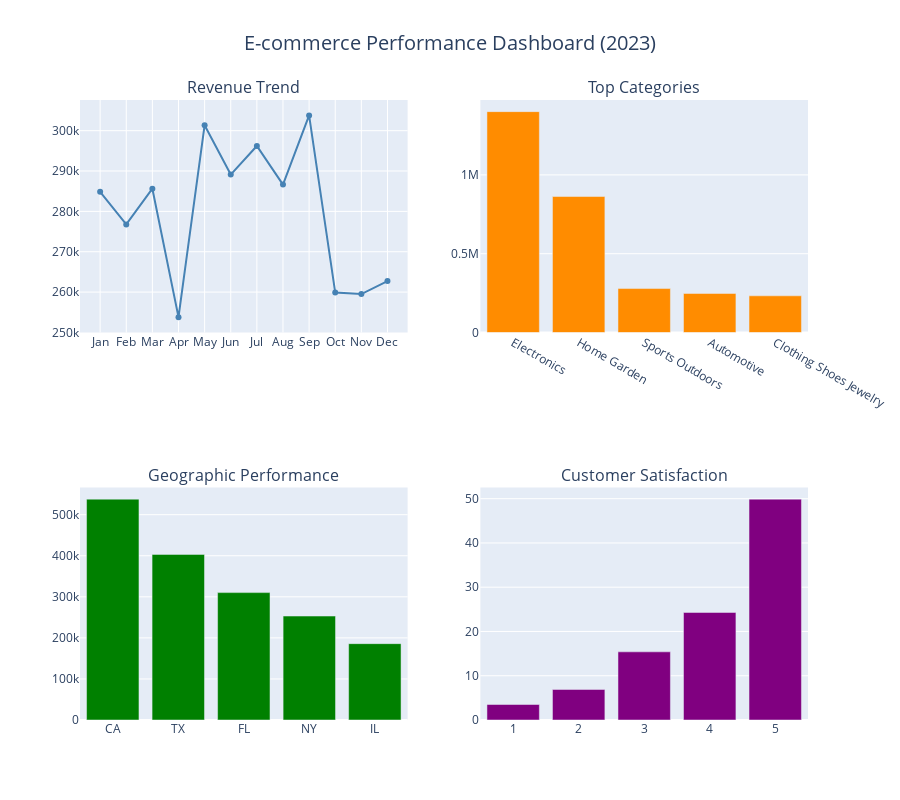

This figure's notebook cell:
### Code cell
# Create executive dashboard summary
fig = make_subplots(
    rows=2, cols=2,
    subplot_titles=('Revenue Trend', 'Top Categories', 'Geographic Performance', 'Customer Satisfaction'),
    specs=[[{'type': 'scatter'}, {'type': 'bar'}],
           [{'type': 'bar'}, {'type': 'bar'}]]
)

# Revenue trend
month_names = ['Jan', 'Feb', 'Mar', 'Apr', 'May', 'Jun', 
              'Jul', 'Aug', 'Sep', 'Oct', 'Nov', 'Dec']
trend_months = [month_names[m-1] for m in monthly_trends['month']]

fig.add_trace(
    go.Scatter(x=trend_months, y=monthly_trends['revenue'], 
               mode='lines+markers', name='Revenue', line=dict(color='steelblue')),
    row=1, col=1
)

# Top categories
top_5_categories = category_performance.head(5)
cat_names = top_5_categories['product_category_name'].str.replace('_', ' ').str.title()

fig.add_trace(
    go.Bar(x=cat_names, y=top_5_categories['total_revenue'], 
           name='Category Revenue', marker_color='darkorange'),
    row=1, col=2
)

# Top states
top_5_states = geo_performance.head(5)

fig.add_trace(
    go.Bar(x=top_5_states['customer_state'], y=top_5_states['total_revenue'],
           name='State Revenue', marker_color='green'),
    row=2, col=1
)

# Customer satisfaction
satisfaction_data = satisfaction_analysis['score_distribution']

fig.add_trace(
    go.Bar(x=satisfaction_data['review_score'], y=satisfaction_data['percentage'],
           name='Review Distribution', marker_color='purple'),
    row=2, col=2
)

fig.update_layout(
    height=800,
    title_text=f"E-commerce Performance Dashboard ({TARGET_YEAR})",
    title_font_size=20,
    title_x=0.5,
    showlegend=False
)

fig.show()

### Figure 1 — Plotly figure (JSON) as saved in the notebook; plotly's stock layout.template omitted (floating-point values rounded to 4 significant figures)
{"data": [{"line": {"color": "steelblue"}, "mode": "lines+markers", "name": "Revenue", "type": "scatter", "x": ["Jan", "Feb", "Mar", "Apr", "May", "Jun", "Jul", "Aug", "Sep", "Oct", "Nov", "Dec"], "xaxis": "x", "y": [284900.0, 276800.0, 285600.0, 253800.0, 301300.0, 289100.0, 296200.0, 286600.0, 303800.0, 259900.0, 259500.0, 262700.0], "yaxis": "y"}, {"marker": {"color": "darkorange"}, "name": "Category Revenue", "type": "bar", "x": ["Electronics", "Home Garden", "Sports Outdoors", "Automotive", "Clothing Shoes Jewelry"], "xaxis": "x2", "y": [1401000.0, 862700.0, 278800.0, 247700.0, 232700.0], "yaxis": "y2"}, {"marker": {"color": "green"}, "name": "State Revenue", "type": "bar", "x": ["CA", "TX", "FL", "NY", "IL"], "xaxis": "x3", "y": [537900.0, 403300.0, 310200.0, 253100.0, 185900.0], "yaxis": "y3"}, {"marker": {"color": "purple"}, "name": "Review Distribution", "type": "bar", "x": [1, 2, 3, 4, 5], "xaxis": "x4", "y": [3.5, 6.9, 15.4, 24.3, 49.9], "yaxis": "y4"}], "layout": {"annotations": [{"font": {"size": 16}, "showarrow": false, "text": "Revenue Trend", "x": 0.225, "xanchor": "center", "xref": "paper", "y": 1, "yanchor": "bottom", "yref": "paper"}, {"font": {"size": 16}, "showarrow": false, "text": "Top Categories", "x": 0.775, "xanchor": "center", "xref": "paper", "y": 1, "yanchor": "bottom", "yref": "paper"}, {"font": {"size": 16}, "showarrow": false, "text": "Geographic Performance", "x": 0.225, "xanchor": "center", "xref": "paper", "y": 0.375, "yanchor": "bottom", "yref": "paper"}, {"font": {"size": 16}, "showarrow": false, "text": "Customer Satisfaction", "x": 0.775, "xanchor": "center", "xref": "paper", "y": 0.375, "yanchor": "bottom", "yref": "paper"}], "height": 800, "showlegend": false, "title": {"font": {"size": 20}, "text": "E-commerce Performance Dashboard (2023)", "x": 0.5}, "xaxis": {"anchor": "y", "domain": [0, 0.45]}, "xaxis2": {"anchor": "y2", "domain": [0.55, 1]}, "xaxis3": {"anchor": "y3", "domain": [0, 0.45]}, "xaxis4": {"anchor": "y4", "domain": [0.55, 1]}, "yaxis": {"anchor": "x", "domain": [0.625, 1]}, "yaxis2": {"anchor": "x2", "domain": [0.625, 1]}, "yaxis3": {"anchor": "x3", "domain": [0, 0.375]}, "yaxis4": {"anchor": "x4", "domain": [0, 0.375]}}}
